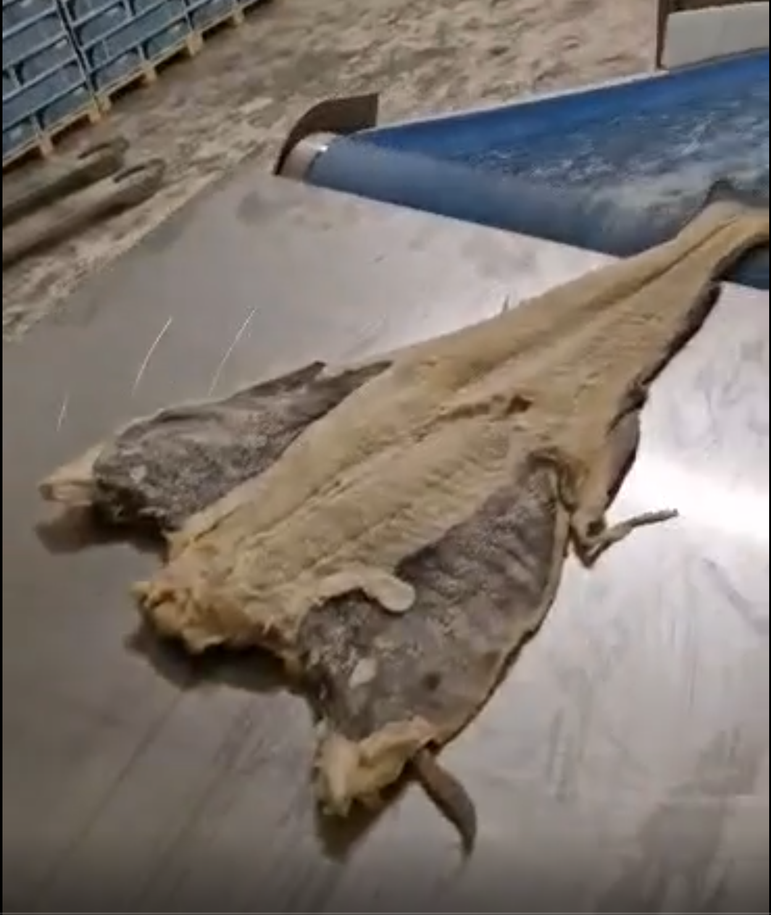
#> input picture src/images/fish_gray_background.PNG, 771 x 915 px, shrunk from 1249 x 1481 before the run, found by its file name
$ python main.py
#> lines starting #> are read from the running program, lines starting #| are printed output that depends on the picture; after the words box and inside, x2 and y2 are one past the last pixel; in counts of white or black regions, pixels touching at a corner belong together
#the goal here is to implement the same functions as in main.py, however the background is more like the actual prod environment with more challenging nuances and colors.

##this one uses masking and HSV to extract color hues
import cv2 as cv
import numpy as np

PATH = "C://OpenCV/src/images/fish_gray_background.PNG"
img = cv.imread(PATH) #original img
#> img is the input picture: shape (915, 771, 3); mean B, G, R 108.5, 116.1, 125.2
result = img.copy() #img to operate on


# cropped = img[300:2000, 150:1200] #create a ROI to filter out uncessary background and noise and get a more uniform background. In prod only background will be gray so this will not be needed

hsv = cv.cvtColor(img, cv.COLOR_BGR2HSV)
#> hsv: shape (915, 771, 3); mean H, S, V 32.7, 54.1, 128.8

mask = cv.inRange(hsv, (0,0,0),(20,45,255)) #gray filter
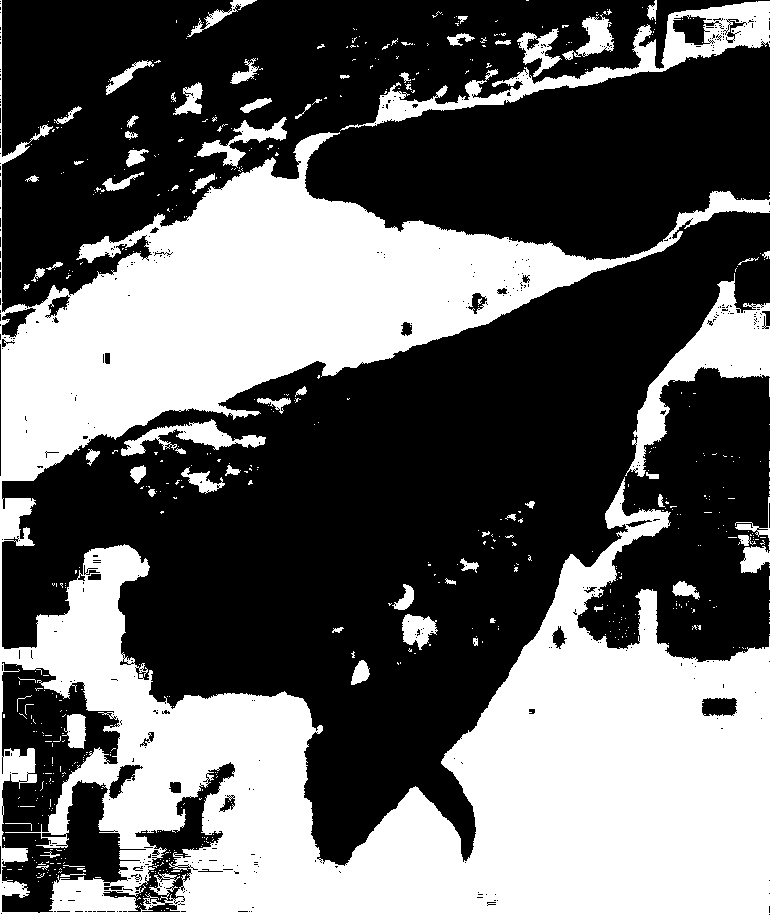
#> mask: shape (915, 771); 39.5% white; 588 white regions (520 under 20 px), largest, box (x1, y1, x2, y2) and area: (0, 0, 771, 915) 263768, (121, 419, 266, 456) 1852, (197, 117, 287, 168) 1262
thresh = cv.bitwise_not(mask) #invert to get white foreground (fish)

#clean up the contour and remove some noise
thresh = cv.erode(thresh, None, iterations=3)
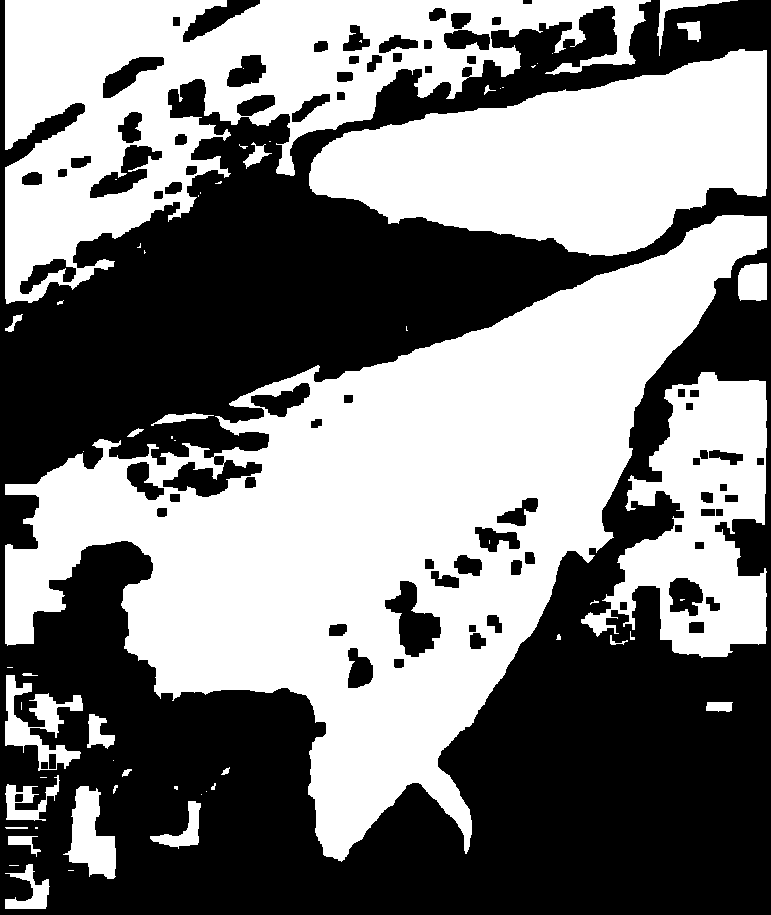
#> thresh: shape (915, 771); 49.9% white; 62 white regions (33 under 20 px), largest, box (x1, y1, x2, y2) and area: (5, 215, 767, 862) 181915, (5, 0, 651, 304) 72945, (309, 49, 767, 256) 57705
thresh = cv.dilate(thresh, None, iterations=2)
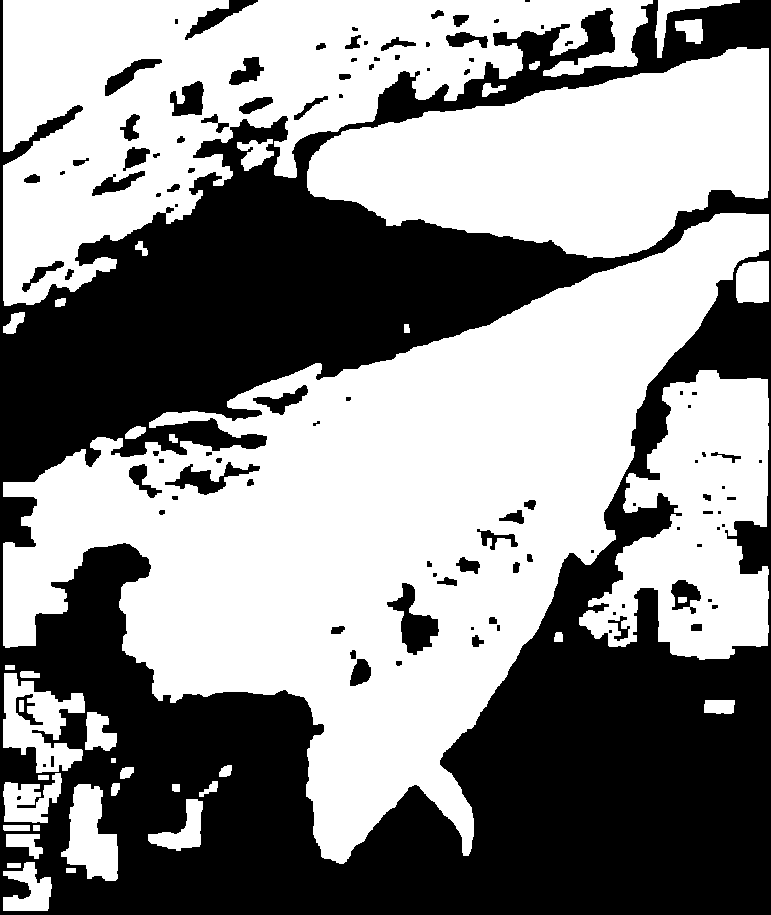
#> thresh: shape (915, 771); 55.6% white; 105 black regions (37 under 20 px), largest, box (x1, y1, x2, y2) and area: (0, 0, 771, 915) 299434, (387, 583, 439, 655) 1575, (165, 462, 260, 495) 1079
thresh = cv.morphologyEx(thresh, cv.MORPH_CLOSE, (5,5))
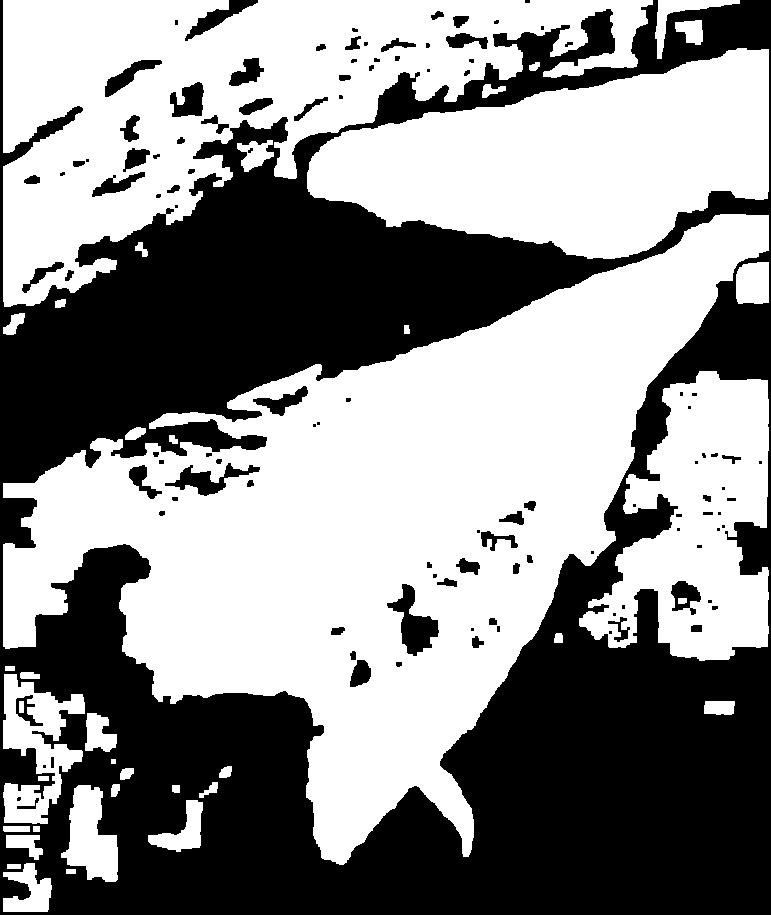
#> thresh: shape (915, 771); 55.7% white; 112 black regions (42 under 20 px)


# find only largest contour from findContours function
cnts, res = cv.findContours(thresh.copy(), cv.RETR_EXTERNAL, cv.CHAIN_APPROX_SIMPLE)
#> cnts = 37 contours, 1 with area under 20; largest, box (x1, y1, x2, y2) and area: (3, 214, 769, 865) 199208, (3, 0, 653, 307) 89529, (307, 48, 769, 259) 59914, (579, 371, 769, 661) 32560, (3, 674, 85, 824) 6287; res = 37 rows, first 6: [1, -1, -1, -1], [2, 0, -1, -1], [3, 1, -1, -1], [4, 2, -1, -1], [5, 3, -1, -1], [6, 4, -1, -1]
c = max(cnts, key=cv.contourArea) #find largest contour (shape of fish)
#> c = contour of 1384 points, box (x1, y1, x2, y2) (3, 214, 769, 865), area 199208
cnt = cv.drawContours(img, [c], -1, (0,255,0))  # Draw the largest contour in green


#find extreme most left, right, top and bottom points from largest contour
extLeft = tuple(c[c[:, :, 0].argmin()][0])
#> extLeft = (3, 483)
extRight = tuple(c[c[:, :, 0].argmax()][0])
#> extRight = (768, 250)
extTop = tuple(c[c[:, :, 1].argmin()][0])
#> extTop = (720, 214)
extBot = tuple(c[c[:, :, 1].argmax()][0])
#> extBot = (339, 864)

#creates circle around points
cv.circle(img, extLeft, 8, (0, 0, 255), -1)
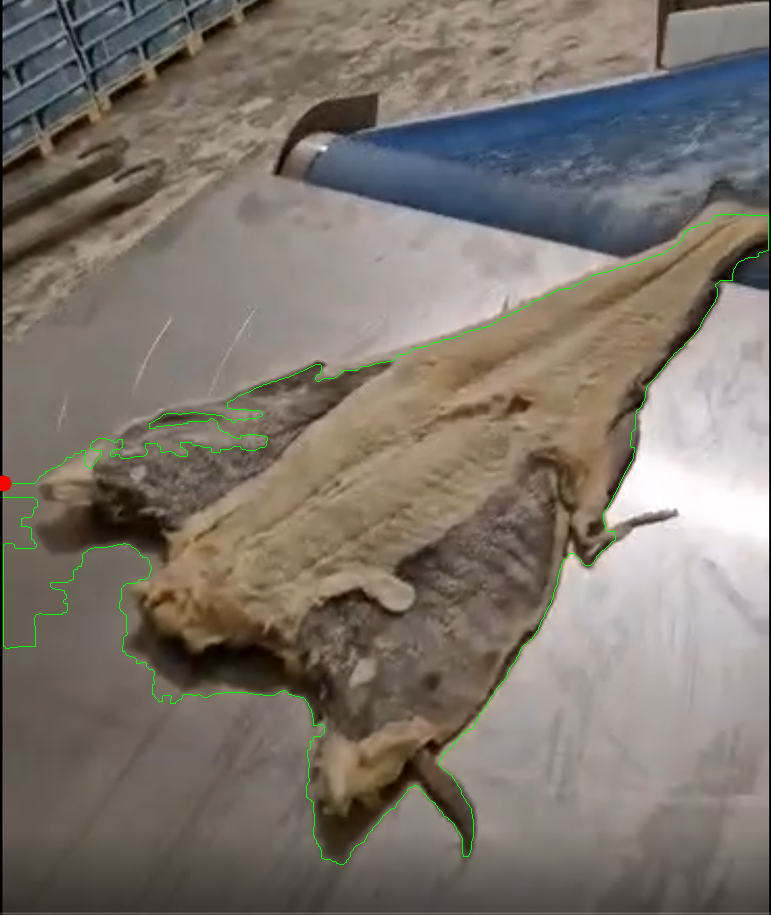
#> img: shape (915, 771, 3); mean B, G, R 108.1, 116.8, 124.7
cv.circle(img, extRight, 8, (0, 255, 0), -1)
#> img: shape (915, 771, 3); 0.02% of pixels changed, all inside (x1, y1, x2, y2) = (760, 243, 771, 259)
cv.circle(img, extTop, 8, (255, 0, 0), -1)
#> img: shape (915, 771, 3); mean B, G, R 108.1, 116.8, 124.6
cv.circle(img, extBot, 8, (255, 255, 0), -1)
#> img: shape (915, 771, 3); mean B, G, R 108.2, 116.8, 124.6

 #extract centroid of fish contour
M = cv.moments(c)
#> M = moments, m00 199207.5, centre m10/m00, m01/m00 = (381.7, 525)
cx = int(M['m10']/M['m00'])
#> cx = 381
cy = int(M['m01']/M['m00'])
#> cy = 525
centroid = cv.circle(img,(cx, cy), 20, (255,0,0), 2)


#display both original img and modified img
cv.imshow("1", mask)
cv.imshow("2", img)
# cv.imshow("3", mask3)

cv.waitKey()
cv.destroyAllWindows()
